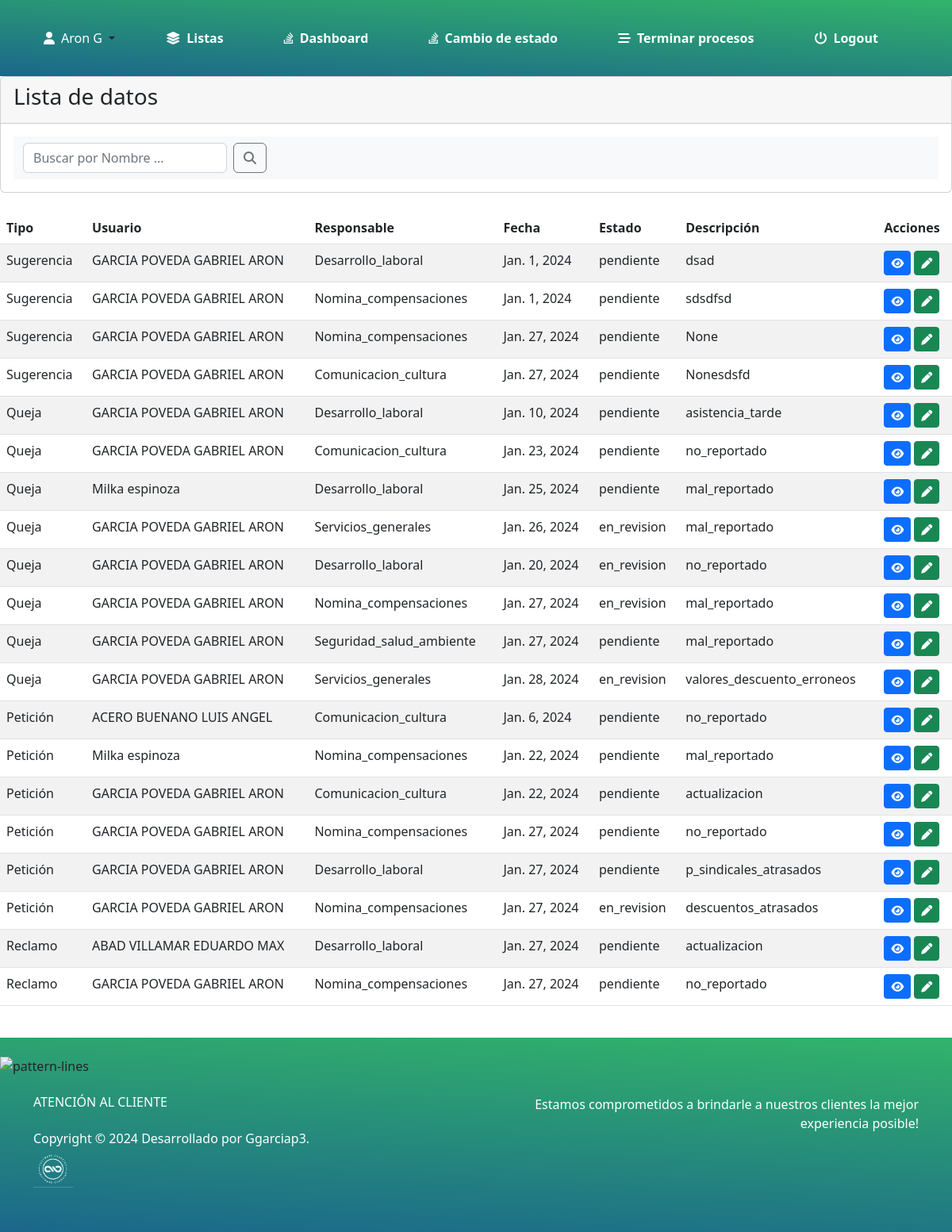
/update_admin/ (signed in), run on an earlier commit of the app's database.
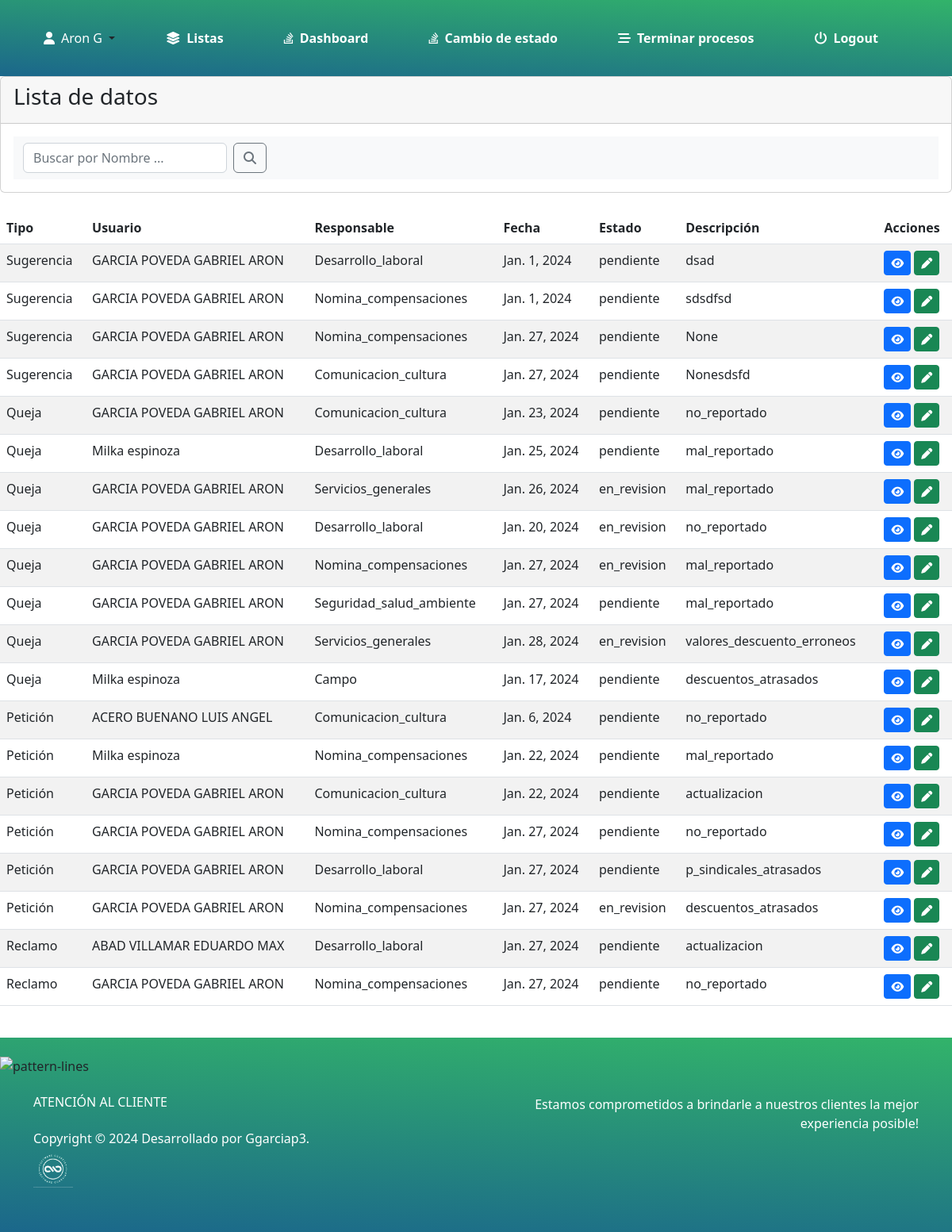
And on a later commit of the database.
### myapp/models.py (models this page shows)
class Registro(models.Model):
    usuario = models.ForeignKey('Usuario', on_delete=models.CASCADE, related_name='%(class)ss', null=True)
    fecha = models.DateField(default=date.today)
    RESPONSABLE_CHOICES = [
        ('Comunicacion_cultura', 'Comunicación clima y cultura'),
        ('Desarrollo_laboral', 'Desarrollo y relaciones laborales'),
        ('Nomina_compensaciones', 'Nomina y compensaciones'),
        ('Seguridad_salud_ambiente', 'Seguridad, salud y ambiente'),
        ('Servicios_generales', 'Servicios generales'),
        ('Campo', 'Campo'),
        ('Fabrica', 'Fabrica'),
    ]
    responsable = models.CharField(max_length=50, choices=RESPONSABLE_CHOICES)
    causa = models.TextField()
    ESTADO_CHOICES = [
        ('pendiente', 'Pendiente'),
        ('en_revision', 'En revisión'),
        ('resuelta', 'Resuelta'),
    ]
    estado = models.CharField(max_length=20, choices=ESTADO_CHOICES)
    CORREO_CHOICES = [
        ('arongarcia558@gmail.com', 'arongarcia558@gmail.com'),
        ('ggarciap3@unemi.edu.ec', 'ggarciap3@unemi.edu.ec'),
    ]
    correo = models.CharField(max_length=254, choices=CORREO_CHOICES, verbose_name='Correo Electrónico', blank=True, null=True)
    fecha_registro = models.DateTimeField(auto_now_add=True)
    class Meta:
        abstract = True

class Sugerencia(Registro):
    tipo_proceso = models.CharField(max_length=20, default='Sugerencia')

class Usuario(models.Model):
    cedula = models.CharField(max_length=10, primary_key=True)
    nombre = models.CharField(max_length=255)
    area = models.CharField(max_length=50)
    departamento = models.CharField(max_length=50)
    cargo = models.CharField(max_length=50)
    tipo_empleado = models.CharField(max_length=20)
    tipo_contrato = models.CharField(max_length=20)
    class Meta:
        db_table = 'usuario'

class Queja(Registro):
    CAUSA_CHOICES = [
        ('asistencia_tarde', 'Asistencia llegó tarde'),
        ('no_reportado', 'No fue reportado'),
        ('mal_reportado', 'Mal reportado'),
        ('p_sindicales_atrasados', 'P. sindicales atrasados'),
        ('descuentos_atrasados', 'Descuentos atrasados'),
        ('valores_descuento_erroneos', 'Valores de descuento erróneos'),
        ('descuentos_jubilados', 'Descuentos de jubilados'),
    ]
    causa = models.CharField(max_length=30, choices=CAUSA_CHOICES)
    doc = models.FileField(upload_to='documentos/', blank=True, null=True)
    tipo_proceso = models.CharField(max_length=20, default='Queja')

class Peticion(Registro):
    CAUSA_CHOICES = [
        ('actualizacion', 'Actualizar datos'),
        ('no_reportado', 'No fue reportado'),
        ('mal_reportado', 'Mal reportado'),
        ('p_sindicales_atrasados', 'P. sindicales atrasados'),
        ('descuentos_atrasados', 'Descuentos atrasados'),
        ('valores_descuento_erroneos', 'Valores de descuento erróneos'),
        ('descuentos_jubilados', 'Descuentos de jubilados'),
    ]
    causa = models.CharField(max_length=30, choices=CAUSA_CHOICES)
    doc = models.FileField(upload_to='documentos/', blank=True, null=True)
    tipo_proceso = models.CharField(max_length=20, default='Peticion')

class Reclamo(Registro):
    CAUSA_CHOICES = [
        ('actualizacion', 'Actualizar datos'),
        ('no_reportado', 'No fue reportado'),
        ('mal_reportado', 'Mal reportado'),
        ('p_sindicales_atrasados', 'P. sindicales atrasados'),
        ('descuentos_atrasados', 'Descuentos atrasados'),
        ('valores_descuento_erroneos', 'Valores de descuento erróneos'),
        ('descuentos_jubilados', 'Descuentos de jubilados'),
    ]
    causa = models.CharField(max_length=30, choices=CAUSA_CHOICES)
    doc = models.FileField(upload_to='documentos/', blank=True, null=True)
    tipo_proceso = models.CharField(max_length=20, default='Reclamo')

### myapp/views.py (the view)
# urls.py: path('update_admin/', update_admin, name='update_admin'),
@login_required
def update_admin(request):
    sugerencias = Sugerencia.objects.all()
    quejas = Queja.objects.all()
    peticiones = Peticion.objects.all()
    reclamos = Reclamo.objects.all()
    busqueda_usuario = request.GET.get("buscar_usuario")
    if busqueda_usuario:
        sugerencias = sugerencias.filter(usuario__nombre__icontains=busqueda_usuario)
        quejas = quejas.filter(usuario__nombre__icontains=busqueda_usuario)
        peticiones = peticiones.filter(usuario__nombre__icontains=busqueda_usuario)
        reclamos = reclamos.filter(usuario__nombre__icontains=busqueda_usuario)
    return render(request, 'update_admin.html', {
        'sugerencias': sugerencias,
        'quejas': quejas,
        'peticiones': peticiones,
        'reclamos': reclamos
    })

### myapp/templates/update_admin.html (shortened to what this page needs)
{% extends "base_admin.html" %}
{% load static %}
{% block content %}
<div class="card mb-4">
    <div class="card-header">
        <h3 class="card-title">Lista de datos</h3>
    </div>
    <div class="card-body">
        <nav class="navbar bg-light">
            <div class="container-fluid">
                <form class="d-flex" action="{% url 'update_admin' %}" method="GET">
                    <input class="form-control me-2" placeholder="Buscar por Nombre ..."
                    aria-label="Search" type="text" name="buscar_usuario">
                    <button class="btn btn-outline-secondary" type="submit"><i
                        class="fas fa-search"></i></button>
                </form>
            </div>
        </nav>
    </div>
</div>
<div class="table-responsive">
  <table class="table table-striped">
    <thead>
      <tr>
        <th>Tipo</th>
        <th>Usuario</th>
        <th>Responsable</th>
        <th>Fecha</th>
        <th>Estado</th>
        <th>Descripción</th>
        <th>Acciones</th>
      </tr>
    </thead>
    <tbody>
    {% for sugerencia in sugerencias %}
      {% if sugerencia.estado == 'pendiente' or sugerencia.estado == 'en_revision' %}
        <tr>
          <td>Sugerencia</td>
          <td>{{ sugerencia.usuario.nombre }}</td>
          <td>{{ sugerencia.responsable }}</td>
          <td>{{ sugerencia.fecha }}</td>
          <td>{{ sugerencia.estado }}</td>
          <td>{{ sugerencia.causa }}</td>
          <td>
            <a href="{% url 'detalle_registro' modelo='Sugerencia' pk=sugerencia.pk %}" class="btn btn-primary btn-sm"><i class="fas fa-eye"></i></a>
            <a href="{% url 'editar_estado' modelo='Sugerencia' pk=sugerencia.pk %}"  class="btn btn-success btn-sm"><i class="fas fa-pen"></i></a>
          </td>
        </tr>
      {% endif %}
    {% endfor %}
    {% for queja in quejas %}
      {% if queja.estado == 'pendiente' or queja.estado == 'en_revision' %}
        <tr>
          <td>Queja</td>
          <td>{{ queja.usuario.nombre }}</td>
          <td>{{ queja.responsable }}</td>
          <td>{{ queja.fecha }}</td>
          <td>{{ queja.estado }}</td>
          <td>{{ queja.causa }}</td>
          <td>
            <a href="{% url 'detalle_registro' modelo='Queja' pk=queja.pk %}" class="btn btn-primary btn-sm"><i class="fas fa-eye"></i></a>
            <a href="{% url 'editar_estado' modelo='Queja' pk=queja.pk %}" class="btn btn-success btn-sm"><i class="fas fa-pen"></i></a>
          </td>
        </tr>
      {% endif %}
    {% endfor %}
    {% for peticion in peticiones %}
      {% if peticion.estado == 'pendiente' or peticion.estado == 'en_revision' %}
        <tr>
          <td>Petición</td>
          <td>{{ peticion.usuario.nombre }}</td>
          <td>{{ peticion.responsable }}</td>
          <td>{{ peticion.fecha }}</td>
          <td>{{ peticion.estado }}</td>
          <td>{{ peticion.causa }}</td>
          <td>
            <a href="{% url 'detalle_registro' modelo='Peticion' pk=peticion.pk %}" class="btn btn-primary btn-sm"><i class="fas fa-eye"></i></a>
            <a href="{% url 'editar_estado' modelo='Peticion' pk=peticion.pk %}" class="btn btn-success btn-sm"><i class="fas fa-pen"></i></a>
          </td>
        </tr>
      {% endif %}
    {% endfor %}
    {% for reclamo in reclamos %}
      {% if reclamo.estado == 'pendiente' or reclamo.estado == 'en_revision' %}
        <tr>
          <td>Reclamo</td>
          <td>{{ reclamo.usuario.nombre }}</td>
          <td>{{ reclamo.responsable }}</td>
          <td>{{ reclamo.fecha }}</td>
          <td>{{ reclamo.estado }}</td>
          <td>{{ reclamo.causa }}</td>
          <td>
            <a href="{% url 'detalle_registro' modelo='Reclamo' pk=reclamo.pk %}" class="btn btn-primary btn-sm"><i class="fas fa-eye"></i></a>
            <a href="{% url 'editar_estado' modelo='Reclamo' pk=reclamo.pk %}" class="btn btn-success btn-sm"><i class="fas fa-pen"></i></a>
          </td>
        </tr>
      {% endif %}
    {% endfor %}
    </tbody>
  </table>
</div>
<br>
{% endblock %}

What changed in the data, as far as the page shows it:
no longer on this page (row edited): Queja: usuario.nombre "GARCIA POVEDA GABRIEL ARON", responsable "Desarrollo_laboral", fecha "Jan. 10, 2024", estado "pendiente", causa "asistencia_tarde"
added Queja: usuario.nombre "Milka espinoza", responsable "Campo", fecha "Jan. 17, 2024", estado "pendiente", causa "descuentos_atrasados"
